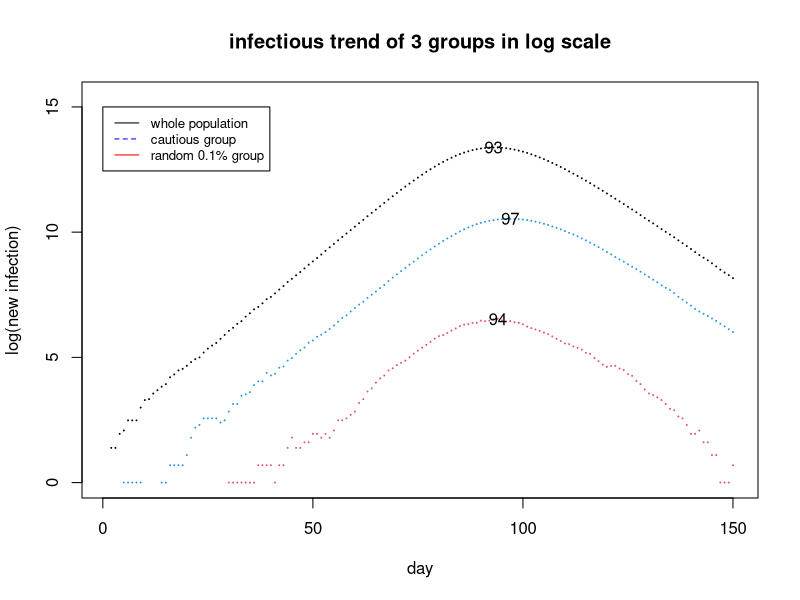

Here is the R script that generated this plot: (Note: a time limit stopped this script after it produced the figure.)
##                Group 3               ##
## Muxing Wang (s2201749)               ##
## Karla Itzel Vega Ortega (s2126801)   ##
## Nutsa Tokhadze (s1778736)            ##
##########################################
## Address of github repo: https://github.com/leafstar/Statistical-Programming.git
                                                          
                    ####################################################################################
                    ################ Covid and the hazards of opportunistic sampling ###################
                    ####################################################################################

## The Covid pandemic is an ongoing global pandemic already two years. One of the main features of the Covid-19 epidemic in the UK and generally in the world 
## is that the estimates of the number of new cases per day are not always based on properly sampled statistical surveys. Thus, estimates are under question. 
## The main purpose of this assignment is to show what the daily infection trajectories look like for the population with the lowest individual transmission 
## probabilities, and how they compare to the infection trajectories for the whole population in the UK. 
## For that purpose we split the population by 4 categories 1) Susceptible 2) Exposed 3) Infective and 4) Recovered and do following steps:
  ## (1) Show daily infection trajectories for three groups 1) Whole population 2) Cautious group - 10% of the population with the lowest probability transmission
  ## rates and 3) Random sample of 0.1% of the populatio n.
  ## (2) Produce a plot showing how the daily infection trajectories compare between the whole population, the ‘cautious 10%’ and the 0.1% random sample. 
  ## (3) Run 10 replicate simulations for each groups.
  ## (4) Produce three plots for 10 replicate simulations showing daily infection trajectories for each groups and their variability.

## Defined Stochastic Simulation Model function
## Started the epidemic by setting 10 randomly chosen people to the Exposed state and Simulated for 150 days .
## inputs are the parameters and the output is the number of people in each state each day.



  ## (1) Show daily infection trajectories for three groups 1) Whole population 2) Cautious group - 10% of the population with the lowest probability transmission
  ## rates and 3) Random sample of 0.1% of the populatio  n.

simulation<-function(n = 5.5e6, ne = 10, nt = 150, gamma = 1/3, delta = 1/5, lambda = 0.4/n){ 
  ## states: 0 -> S(Susceptible); 1 -> E(Exposed); 
  ##         2 -> I(Infective);   3 -> R(Recovery) 
  ## n = population size of 5.5e6; ne =initial exposed 10 randomly chosen people; nt = number of days: 150; 
  ## gamma=daily prob E->I, delta=daily prob I->R lambda=Overall viral infectivity parameter.
  
  x <- rep(0,n)  ## initialize to susceptible state the whole population
  
  beta <- rlnorm(n,0,0.5); beta <- beta/mean(beta)                ## generates contact rate with other people
  cautious_group = which(beta <= quantile(beta, 0.1))             ## 10% of the most cautious group
  random_group = sample(1:n, n/1000)                              ## creat random sample of 0.1% of the population.
  initial_exposure = sample(1:n, ne)                              ## start with a sample of 10 people in E state, this assignment will be ramdom
  x[initial_exposure] = 1                                         ## The exposed group is going to be inserted to the initialize vector
  I1 <- I2 <- I3 <- rep(0, nt)                                    ## set up storage for number of infective people for the 3 groups
  for (i in 2:nt){                                                ## loop over the 150 days
    u <- runif(n)                                                 ## uniform random deviates
    exposed_prob = lambda * beta * sum(beta[x==2])                ## daily chance of a transmission between infected person i and uninfected person
    x[x==2 & u<delta] <- 3                                        ## Change from state I -> R with prob delta
    x[x==1 & u<gamma] <- 2                                        ## Change from state E -> I with prob gamma
    x[x==0 & u<exposed_prob] <- 1                                 ## Change from state S -> E with prob 'exposed_prob'

    ## Record of the number of new infections (as x == 2) each day for the 3 chosen groups

    I1[i] <- sum(x==2);                                           ## Record of Infective for total population
    I2[i] <- sum(x[cautious_group]==2);                           ## Record of Infective for cautiouse group
    I3[i] <- sum(x[random_group]==2);                             ## Record of Infective for random sample of 0.1% of the population
  }
  list(I1=I1,I2=I2,I3=I3,beta=beta)
}

  #Step (2):Produce a plot showing how the daily infection trajectories compare between the whole population, the ‘cautious 10%’ and the 0.1% random sample.

epi <- simulation()                                               ## run simulation, the argument are already stated in line 30
peak1 = which(epi$I1 == max(epi$I1))                              ## Day of the maximun Infected people in the whole population
peak2 = which(epi$I2 == max(epi$I2))                              ## Day of the maximun Infected people in the 10% population
peak3 = which(epi$I3 == max(epi$I3))                              ## Day of the maximun Infected people in the 0.1% of the population
plot(log(epi$I1),ylim=c(0,log(max(epi$I1))+2),xlab="day",ylab="log(new infection)",cex=0.1, main = "infectious trend of 3 groups in log scale") 
points(log(epi$I2),col=4,cex=0.1);points(log(epi$I3),col=2,cex=0.1)                   ## E (blue)  I (red) S black;
legend(0, 15, legend=c("whole population", "cautious group", "random 0.1% group"),
       col=c("black", "blue","red"), lty=1:2, cex=0.8)
text(peak1,log(max(epi$I1)),peak1)                                ##Label in the peak day of the whole population
text(peak2,log(max(epi$I2)),peak2)                                ##Label in the peak day for the 10% of the population
text(peak3,log(max(epi$I3)),peak3)                                ##Label in the peak day for the 0.1% of population

  ##Step (3):Run 10 replicate simulations for each groups, the aim of this loop is to generate the 10 simulations and then create a vector that stores the 10 outputs

epi10=list()                                                      ##Create an empty list to store the values of the simulation
for (i in 1:10){                                                  ##indicate in the for loop that the simulation has to run 1o times
  epi10[[length(epi10)+1]] <- simulation()                        ##Store the outputs in a vector called epi10
}

  ##Step (4): Produce plots for 10 replicate simulations showing daily infection trajectories for the 1)whole population, the 2)‘cautious 10%’ and the 3)0.1% random sample.

xlim = 150
##(4.1) PLOT WHOLE POPULATION
#This plot shows the 10 simulations for the whole population. The peaks in the graph 
#indicates the day of the maximum number of infected people, based on that sample size
#The for loop helps us to plot the 10 lines with different colors in order to 
#be able to distinguish the variations
plot(log(epi10[[1]]$I1),ylim=c(0,log(max(epi10[[1]]$I1))),xlab="day",ylab="log(new infection)",cex=0.1, main = "whole population",type="l")
for (i in 2:10) {
  lines(1:xlim,log(epi10[[i]]$I1), col = rainbow(10)[i])
}

##(4.2) PLOT FOR THE CAUTIONS GROUP 10% OF THE POPULATION
#This plot shows the 10 simulations for the cautions group. The peak in the graph 
#indicates the day of the maximum number of infected people, based on that sample size
#The for loop helps us to plot the 10 lines with different colors in order to 
#be able to distinguish the variations
plot(log(epi10[[1]]$I2),ylim=c(0,log(max(epi10[[1]]$I2))),xlab="day",ylab="log(new infection)",cex=0.1, main = "cautious group",type="l")
for (i in 2:10) {
  
  lines(1:xlim,log(epi10[[i]]$I2), col = rainbow(10)[i])
  
}

##(4.3) PLOT FOR RANDOM SAMPLE OF 0.1% OF THE POPULATION 
#This plot shows the 10 simulations for the 0.1% of the total population. The peak in the graph 
#indicates the day of the maximum number of infected people, based on that sample size
#The for loop helps us to plot the 10 lines with different colors in order to 
#be able to distinguish the variations in the data
plot(log(epi10[[1]]$I3),ylim=c(0,log(max(epi10[[1]]$I3))),xlab="day",ylab="log(new infection)",cex=0.1, main = "0.1% group",type="l")
for (i in 2:10) {
  lines(1:xlim,log(epi10[[i]]$I3), col = rainbow(10)[i])
}


#CONCLUSION OF THE PRACTICAL
#
#
#
#
#
#
